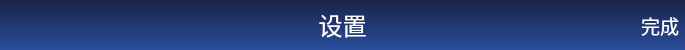
  <widget class="QWidget" name="widget_2" native="true">
   <property name="geometry">
    <rect>
     <x>0</x>
     <y>0</y>
     <width>685</width>
     <height>50</height>
    </rect>
   </property>
   <property name="minimumSize">
    <size>
     <width>685</width>
     <height>50</height>
    </size>
   </property>
   <property name="maximumSize">
    <size>
     <width>685</width>
     <height>50</height>
    </size>
   </property>
   <property name="styleSheet">
    <string notr="true">background-color: rgb(55, 18, 200);
background-color: qlineargradient(spread:pad, x1:0, y1:0, x2:0, y2:1, stop:0 rgba(27, 34, 74,255), stop:1 rgba(41, 77, 156, 255));


</string>
   </property>
   <widget class="QPushButton" name="cancelButton">
    <property name="geometry">
     <rect>
      <x>0</x>
      <y>0</y>
      <width>50</width>
      <height>50</height>
     </rect>
    </property>
    <property name="minimumSize">
     <size>
      <width>50</width>
      <height>50</height>
     </size>
    </property>
    <property name="maximumSize">
     <size>
      <width>50</width>
      <height>50</height>
     </size>
    </property>
    <property name="focusPolicy">
     <enum>Qt::NoFocus</enum>
    </property>
    <property name="styleSheet">
     <string notr="true">QPushButton{
border-image: url(:/images/cameraIcons/leftArrow.png);
background-color:rgba(255,255,255,0);
border-radius:3px;
}

QPushButton:pressed{ 
	background-color:#1582C3;
}
QPushButton:release{ 
background-color:rgba(255,255,255,0);;
}</string>
    </property>
    <property name="text">
     <string/>
    </property>
   </widget>
   <widget class="QPushButton" name="saveSettingButton">
    <property name="geometry">
     <rect>
      <x>635</x>
      <y>0</y>
      <width>50</width>
      <height>50</height>
     </rect>
    </property>
    <property name="minimumSize">
     <size>
      <width>50</width>
      <height>50</height>
     </size>
    </property>
    <property name="maximumSize">
     <size>
      <width>50</width>
      <height>50</height>
     </size>
    </property>
    <property name="font">
     <font>
      <family>微软雅黑</family>
      <pointsize>14</pointsize>
      <weight>50</weight>
      <bold>false</bold>
     </font>
    </property>
    <property name="focusPolicy">
     <enum>Qt::NoFocus</enum>
    </property>
    <property name="styleSheet">
     <string notr="true">QPushButton{
color:rgb(255,255,255);
background-color:rgba(255,255,255,0);
border-radius:3px;
}

QPushButton:pressed{ 
	background-color:#1582C3;
}
QPushButton:release{ 
background-color:rgba(255,255,255,0);;
}
</string>
    </property>
    <property name="text">
     <string>完成</string>
    </property>
   </widget>
   <widget class="QLabel" name="label">
    <property name="geometry">
     <rect>
      <x>50</x>
      <y>0</y>
      <width>585</width>
      <height>50</height>
     </rect>
    </property>
    <property name="minimumSize">
     <size>
      <width>585</width>
      <height>50</height>
     </size>
    </property>
    <property name="maximumSize">
     <size>
      <width>585</width>
      <height>50</height>
     </size>
    </property>
    <property name="font">
     <font>
      <family>微软雅黑</family>
      <pointsize>14</pointsize>
     </font>
    </property>
    <property name="styleSheet">
     <string notr="true">color:rgb(255,255,255);
background-color:rgba(255,255,255,0);</string>
    </property>
    <property name="text">
     <string>&lt;html&gt;&lt;head/&gt;&lt;body&gt;&lt;p&gt;&lt;span style=&quot; font-size:18pt;&quot;&gt;设置&lt;/span&gt;&lt;/p&gt;&lt;/body&gt;&lt;/html&gt;</string>
    </property>
    <property name="alignment">
     <set>Qt::AlignCenter</set>
    </property>
   </widget>
  </widget>
